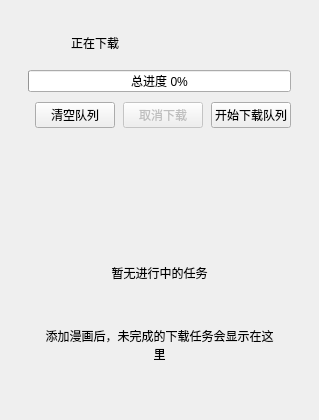
<?xml version="1.0" encoding="UTF-8"?>
<ui version="4.0">
 <class>DownloadPanel</class>
 <widget class="QFrame" name="downloadPanel">
  <property name="minimumSize"><size><width>0</width><height>420</height></size></property>
  <property name="frameShape"><enum>QFrame::Shape::NoFrame</enum></property>
  <layout class="QHBoxLayout" name="downloadRootLayout">
   <property name="leftMargin"><number>12</number></property>
   <property name="topMargin"><number>12</number></property>
   <property name="rightMargin"><number>12</number></property>
   <property name="bottomMargin"><number>12</number></property>
   <property name="spacing"><number>12</number></property>
   <item>
    <widget class="QFrame" name="downloadWorkspace">
     <property name="frameShape"><enum>QFrame::Shape::NoFrame</enum></property>
     <layout class="QVBoxLayout" name="downloadWorkspaceLayout">
      <property name="leftMargin"><number>16</number></property>
      <property name="topMargin"><number>14</number></property>
      <property name="rightMargin"><number>16</number></property>
      <property name="bottomMargin"><number>14</number></property>
      <property name="spacing"><number>10</number></property>
      <item><layout class="QHBoxLayout" name="downloadHeaderLayout"><property name="spacing"><number>9</number></property><item><widget class="QLabel" name="downloadHeaderIcon"><property name="minimumSize"><size><width>34</width><height>34</height></size></property><property name="maximumSize"><size><width>34</width><height>34</height></size></property><property name="alignment"><set>Qt::AlignmentFlag::AlignCenter</set></property><property name="text"><string/></property></widget></item><item><widget class="QLabel" name="downloadPageTitle"><property name="text"><string>正在下载</string></property></widget></item><item><spacer name="downloadHeaderSpacer"><property name="orientation"><enum>Qt::Orientation::Horizontal</enum></property></spacer></item></layout></item>
      <item><widget class="QProgressBar" name="downloadProgress"><property name="maximum"><number>100</number></property><property name="value"><number>0</number></property><property name="format"><string>总进度 0%</string></property></widget></item>
      <item><layout class="QHBoxLayout" name="downloadActionsLayout"><property name="spacing"><number>8</number></property><item><spacer name="downloadActionsSpacer"><property name="orientation"><enum>Qt::Orientation::Horizontal</enum></property></spacer></item><item><widget class="QPushButton" name="clearQueueButton"><property name="text"><string>清空队列</string></property><property name="cursor"><cursorShape>PointingHandCursor</cursorShape></property></widget></item><item><widget class="QPushButton" name="cancelDownloadsButton"><property name="text"><string>取消下载</string></property><property name="enabled"><bool>false</bool></property><property name="cursor"><cursorShape>PointingHandCursor</cursorShape></property></widget></item><item><widget class="QPushButton" name="startQueueButton"><property name="text"><string>开始下载队列</string></property><property name="cursor"><cursorShape>PointingHandCursor</cursorShape></property></widget></item></layout></item>
      <item><widget class="QFrame" name="downloadDivider"><property name="minimumSize"><size><width>0</width><height>1</height></size></property><property name="maximumSize"><size><width>16777215</width><height>1</height></size></property><property name="frameShape"><enum>QFrame::Shape::NoFrame</enum></property></widget></item>
      <item>
       <widget class="QStackedWidget" name="downloadQueueStack">
        <property name="currentIndex"><number>1</number></property>
        <widget class="QWidget" name="downloadQueuePage">
         <layout class="QVBoxLayout" name="downloadQueuePageLayout"><property name="leftMargin"><number>0</number></property><property name="topMargin"><number>0</number></property><property name="rightMargin"><number>0</number></property><property name="bottomMargin"><number>0</number></property><item><widget class="QScrollArea" name="queueScroll"><property name="frameShape"><enum>QFrame::Shape::NoFrame</enum></property><property name="widgetResizable"><bool>true</bool></property><property name="horizontalScrollBarPolicy"><enum>Qt::ScrollBarPolicy::ScrollBarAlwaysOff</enum></property><widget class="QWidget" name="queueCardsWidget"><layout class="QVBoxLayout" name="queueCardsLayout"><property name="leftMargin"><number>0</number></property><property name="topMargin"><number>0</number></property><property name="rightMargin"><number>0</number></property><property name="bottomMargin"><number>0</number></property><property name="spacing"><number>8</number></property><item><spacer name="queueCardsSpacer"><property name="orientation"><enum>Qt::Orientation::Vertical</enum></property><property name="sizeType"><enum>QSizePolicy::Policy::Expanding</enum></property></spacer></item></layout></widget></widget></item></layout>
        </widget>
        <widget class="QWidget" name="downloadEmptyPage">
         <layout class="QVBoxLayout" name="downloadEmptyLayout">
          <property name="leftMargin"><number>12</number></property><property name="topMargin"><number>12</number></property><property name="rightMargin"><number>12</number></property><property name="bottomMargin"><number>12</number></property><property name="spacing"><number>10</number></property>
          <item><spacer name="downloadEmptyTopSpacer"><property name="orientation"><enum>Qt::Orientation::Vertical</enum></property><property name="sizeType"><enum>QSizePolicy::Policy::Expanding</enum></property></spacer></item>
          <item alignment="Qt::AlignmentFlag::AlignHCenter"><widget class="QLabel" name="downloadEmptyIcon"><property name="minimumSize"><size><width>64</width><height>64</height></size></property><property name="maximumSize"><size><width>64</width><height>64</height></size></property><property name="alignment"><set>Qt::AlignmentFlag::AlignCenter</set></property><property name="text"><string/></property></widget></item>
          <item><widget class="QLabel" name="downloadEmptyTitle"><property name="text"><string>暂无进行中的任务</string></property><property name="alignment"><set>Qt::AlignmentFlag::AlignCenter</set></property></widget></item>
          <item><widget class="QLabel" name="downloadEmptyHint"><property name="text"><string>添加漫画后，未完成的下载任务会显示在这里</string></property><property name="alignment"><set>Qt::AlignmentFlag::AlignCenter</set></property><property name="wordWrap"><bool>true</bool></property></widget></item>
          <item><spacer name="downloadEmptyBottomSpacer"><property name="orientation"><enum>Qt::Orientation::Vertical</enum></property><property name="sizeType"><enum>QSizePolicy::Policy::Expanding</enum></property></spacer></item>
         </layout>
        </widget>
       </widget>
      </item>
     </layout>
    </widget>
   </item>
  </layout>
 </widget>
 <resources/>
 <connections/>
</ui>
